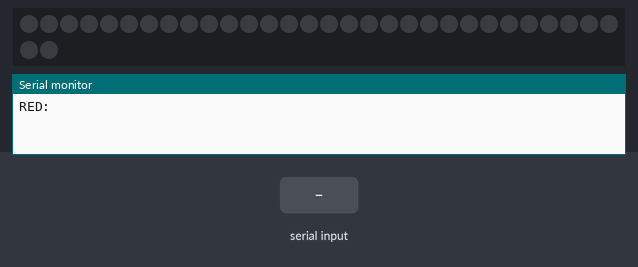
Simulated run of this sketch. Board: Arduino Uno, built with avr-gcc and run on an emulated ATmega328P. Parts: 32 RGB LEDs in strip order, left to right, continuing on the next row, the last lines printed to the serial monitor. The test bench sets the inputs (shaded band). Dim RGB values are drawn brighter than linear.

Above: at 1.2 s.
1.3 s: "90,45\n" received over Serial
2.8 s: "30,150\n" received over Serial
4.3 s: "30,150\n" received over Serial
At 4.8 s:
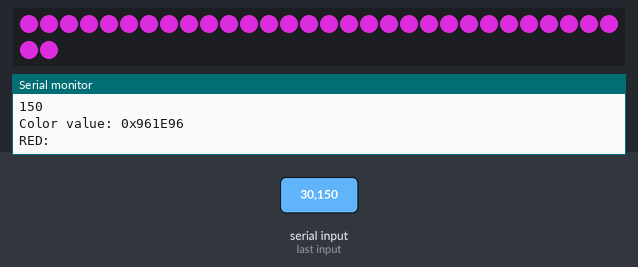
5.8 s: "5\n" received over Serial
At 6.6 s:
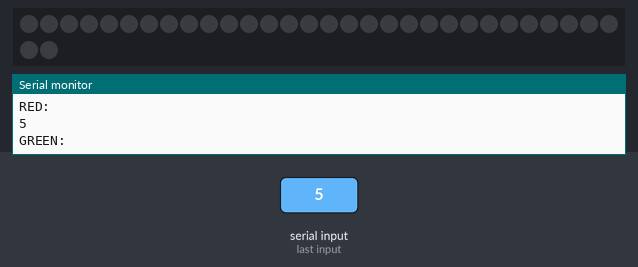
7.3 s: "90,45\n" received over Serial
At 8.3 s:
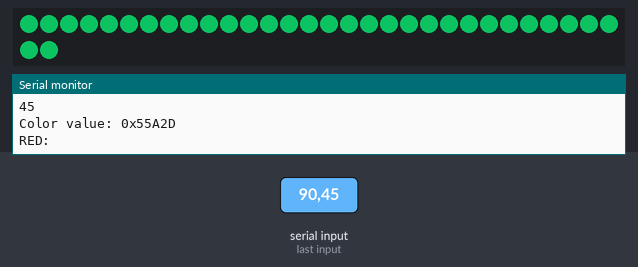
8.8 s: "90\n" received over Serial
At 10.1 s:
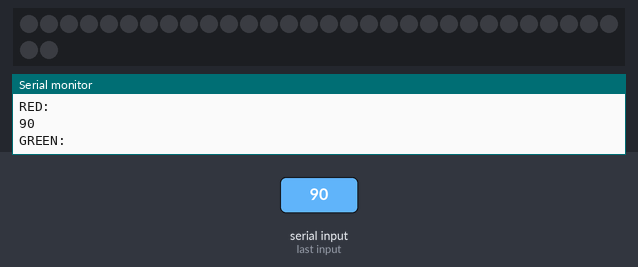
Timing chart, 0 to 11.3 s (numbered marks = the images above; inputs shaded):
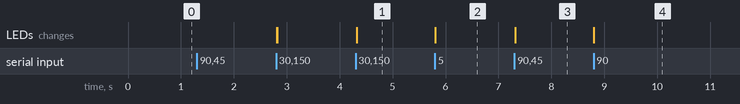

The sketch:

NeoPixelColorTest.ino
```cpp
#include <Wire.h>
#include <SPI.h>
#include <Adafruit_NeoPixel.h>    // https://github.com/adafruit/Adafruit_NeoPixel

#define NEOPIXEL_PIN 3
#define NUM_PIXELS 32

Adafruit_NeoPixel strip = Adafruit_NeoPixel(NUM_PIXELS, NEOPIXEL_PIN, NEO_GRB + NEO_KHZ800);

void setup()
{
  Serial.begin(9600);
  Serial.setTimeout(120000);
  strip.begin();
  strip.setBrightness(255);
  strip.show();
}

void loop()
{
  uint8_t R=(uint8_t)PromptAndGetIntRange("RED:",0,255);
  Serial.println(R);
  strip.clear();
  strip.show();
  uint8_t G=(uint8_t)PromptAndGetIntRange("GREEN:",0,255);
  Serial.println(G);
  uint8_t B=(uint8_t)PromptAndGetIntRange("BLUE:",0,255);
  Serial.println(B);

  uint32_t c=Adafruit_NeoPixel::Color(R,G,B);

  Serial.println();
  Serial.print("Color value: 0x");
  Serial.print(c,HEX);
  Serial.println();

  LightThePixels(c);
}

int PromptAndGetIntRange(char *pmt, int mn, int mx)
{
  int x;
  do
  {
    Serial.println(pmt);
    x=Serial.parseInt();
  } while (x<mn || x>mx);
  return x;
}

void LightThePixels(uint32_t c)
{
  strip.fill(c);
  delay(10);
  strip.show();
}
```

Measured:
- after the input at 4.3 s, the LEDs: change at once (image 1)
- after the input at 5.8 s, the LEDs: change at once (image 2)
- after the input at 7.3 s, the LEDs: change at once (image 3)
- after the input at 8.8 s, the LEDs: change at once (image 4)
